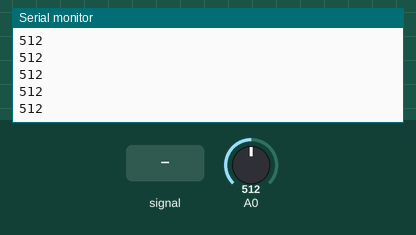
Simulated run of this sketch. Board: Arduino Uno, built with avr-gcc and run on an emulated ATmega328P. Shown: the last lines printed to the serial monitor. The test bench sets the inputs (shaded band); at power-on: A0 = 512.

Above: at 1.2 s.
1.3 s: A0 fed a 200 Hz sine of ±81 counts around its level
At 1.5 s:
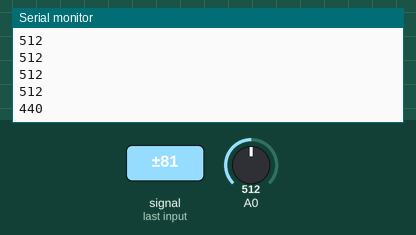
2.8 s: A0 set to 716
At 2.85 s:
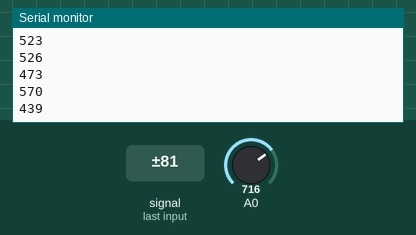
4.3 s: A0 fed a 1000 Hz sine of ±255 counts around its level
At 4.59 s:
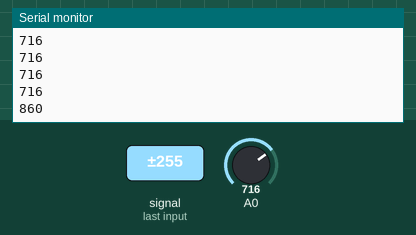
5.8 s: A0 set to 900
At 5.93 s:
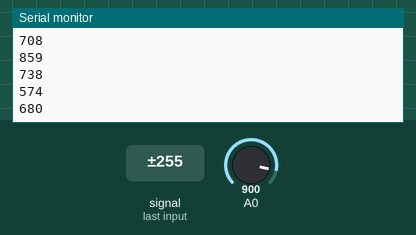
Timing chart, 0 to 8.3 s (numbered marks = the images above; inputs shaded):
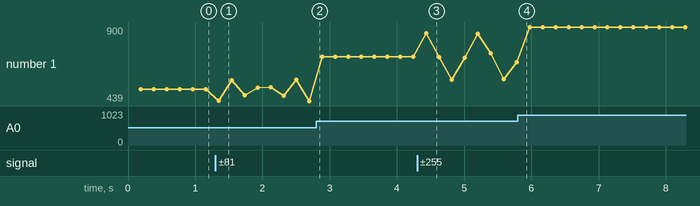

The sketch:

light-detector.ino
```cpp
void setup() {
  Serial.begin(250000);
}


int lastThree[] = {0, 0, 0};
long n = 0;

void loop() {
  int x = analogRead(A0);

  lastThree[n%3] = x;

  n++;

  int av = (lastThree[0] + lastThree[1] + lastThree[2]) /3;

if(n%1000  == 0){
  Serial.println(av);
}
}
```

Measured:
- after the input at 1.3 s, the serial monitor: prints a new line after 0.05 s (image 1)
- after the input at 4.3 s, the serial monitor: prints a new line after 0.13 s (image 3)
- plotted number 1: 512 → 439 after the input at 1.3 s, 439 → 716 after the input at 2.8 s, 716 → 680 after the input at 4.3 s, 680 → 900 after the input at 5.8 s
